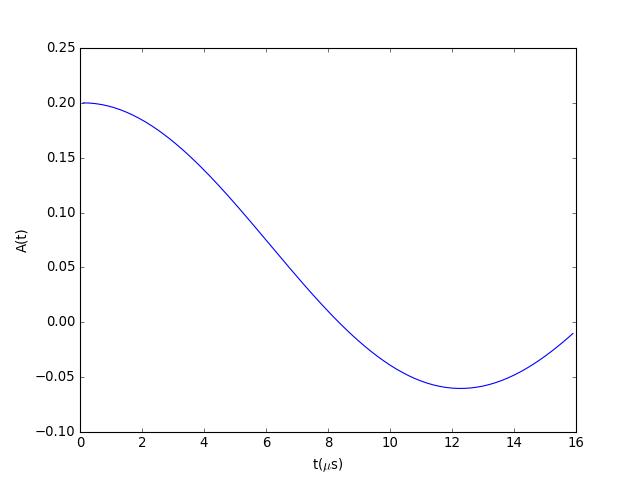

This figure's Python source:
from mantid.simpleapi import FunctionWrapper
import matplotlib.pyplot as plt
import numpy as np
x = np.arange(0.1,16,0.1)
y = FunctionWrapper("PCRmagnetfnorm")
fig, ax=plt.subplots()
ax.plot(x, y(x))
ax.set_xlabel('t($\mu$s)')
ax.set_ylabel('A(t)')
